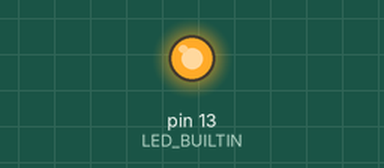
A sketch run on a simulated Arduino Uno, built with avr-gcc and run on an emulated ATmega328P. On the bench: output pins drawn as LEDs (lit = HIGH).

Above: at 1.5 s.
At 4.5 s:
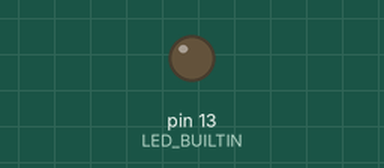
Timing chart, 0 to 7.8 s (numbered marks = the images above):
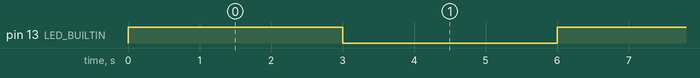

Measured:
- by itself, pin 13 (LED_BUILTIN): alternates HIGH for 3.0 s and LOW for 3.0 s

The sketch:

z1.ino
```cpp
#include <LiquidCrystal_I2C.h>
#include <OneWire.h>
#include <DallasTemperature.h>


void setup() {
  pinMode(LED_BUILTIN, OUTPUT);
}

void loop() {
  digitalWrite(LED_BUILTIN, HIGH); // turn the LED on (HIGH is the voltage level)
  delay(3000);                     // wait
  digitalWrite(LED_BUILTIN, LOW);  // turn the LED off by making the voltage LOW
  delay(3000);                     // wait
}
```
